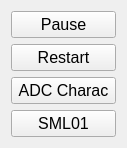
      <widget class="QWidget" name="scrollAreaWidgetContents_3">
       <property name="geometry">
        <rect>
         <x>0</x>
         <y>0</y>
         <width>127</width>
         <height>144</height>
        </rect>
       </property>
       <layout class="QGridLayout" name="gridLayout">
        <item row="0" column="0">
         <widget class="QPushButton" name="button_pause">
          <property name="font">
           <font>
            <pointsize>12</pointsize>
           </font>
          </property>
          <property name="text">
           <string>Pause</string>
          </property>
         </widget>
        </item>
        <item row="1" column="0">
         <widget class="QPushButton" name="button_restart">
          <property name="font">
           <font>
            <pointsize>12</pointsize>
           </font>
          </property>
          <property name="text">
           <string>Restart</string>
          </property>
         </widget>
        </item>
        <item row="2" column="0">
         <widget class="QPushButton" name="button_adc_charac">
          <property name="font">
           <font>
            <pointsize>12</pointsize>
           </font>
          </property>
          <property name="text">
           <string>ADC Charac</string>
          </property>
         </widget>
        </item>
        <item row="3" column="0">
         <widget class="QPushButton" name="button_SML01">
          <property name="font">
           <font>
            <pointsize>12</pointsize>
           </font>
          </property>
          <property name="text">
           <string>SML01</string>
          </property>
         </widget>
        </item>
       </layout>
      </widget>
